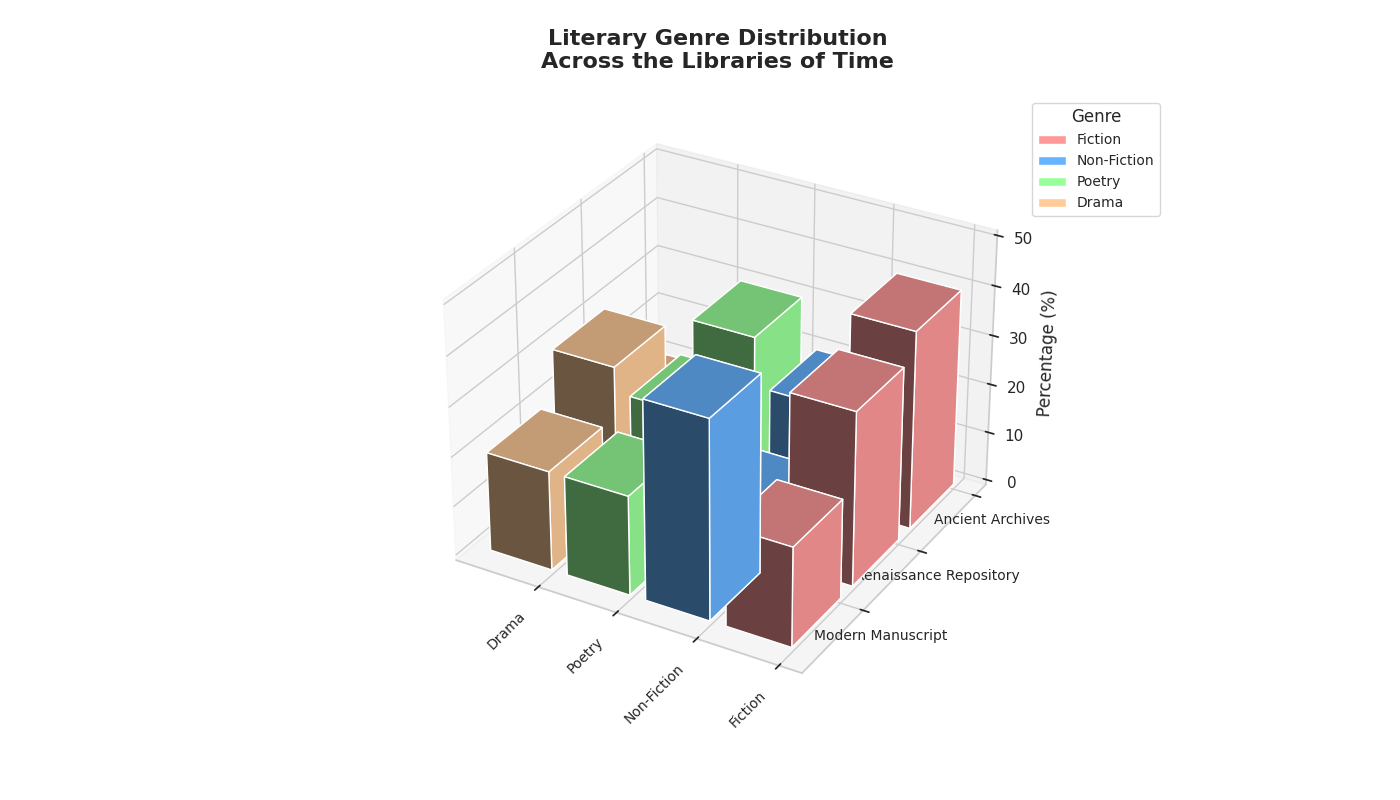

Reproduce this figure in Python.
import matplotlib.pyplot as plt
import numpy as np

# Data setup
libraries = ['Ancient Archives', 'Renaissance Repository', 'Modern Manuscript']
genres = ['Fiction', 'Non-Fiction', 'Poetry', 'Drama']
percentage_data = np.array([
    [40, 20, 30, 10],  # Altered Ancient Archives
    [35, 10, 25, 30],  # Altered Renaissance Repository
    [20, 40, 20, 20],  # Altered Modern Manuscript Collection
])

# Create figure and 3D axes
fig = plt.figure(figsize=(14, 8))
ax = fig.add_subplot(111, projection='3d')

# Define bar positions
num_libraries = len(libraries)
num_genres = len(genres)
xpos, ypos = np.meshgrid(np.arange(num_genres), np.arange(num_libraries))
xpos = xpos.flatten()
ypos = ypos.flatten()
zpos = np.zeros_like(xpos)

# Define bar sizes
dx = dy = 0.8
dz = percentage_data.flatten()

# Define a color map for different genres
colors = ['#FF9999', '#66B3FF', '#99FF99', '#FFCC99']

# Plot bars
for i in range(len(xpos)):
    ax.bar3d(xpos[i], ypos[i], zpos[i], dx, dy, dz[i], 
             color=colors[i % len(colors)], zsort='average')

# Customize the axes
ax.set_xticks(np.arange(num_genres))
ax.set_xticklabels(genres, rotation=45, ha='right', fontsize=10)
ax.set_yticks(np.arange(num_libraries))
ax.set_yticklabels(libraries, fontsize=10)
ax.set_zlim(0, 50)
ax.set_zlabel('Percentage (%)', fontsize=12)

# Title and legend
ax.set_title(
    'Literary Genre Distribution\nAcross the Libraries of Time',
    fontsize=16, fontweight='bold', pad=20
)
ax.view_init(elev=30, azim=120)

# Add legend with genre colors
proxy_rects = [plt.Rectangle((0,0),1,1,fc=color) for color in colors]
ax.legend(proxy_rects, genres, title='Genre', loc='upper left', bbox_to_anchor=(1, 1), fontsize=10)

# Adjust layout
plt.tight_layout()

# Display the plot
plt.show()
